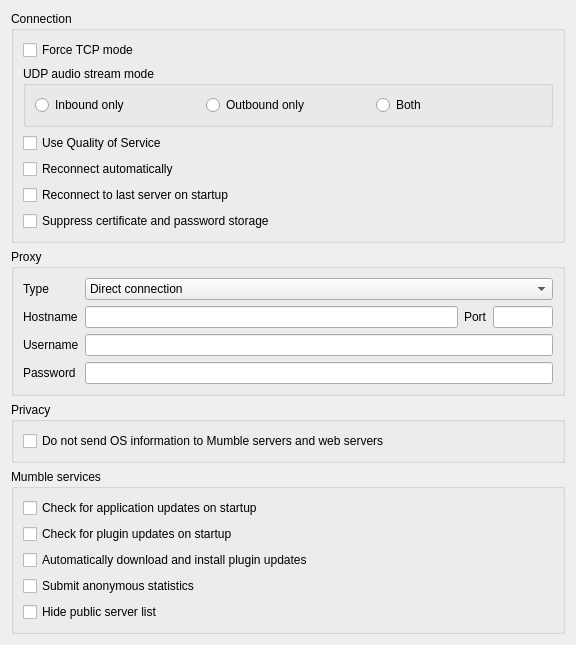
<?xml version="1.0" encoding="UTF-8"?>
<ui version="4.0">
 <class>NetworkConfig</class>
 <widget class="QWidget" name="NetworkConfig">
  <property name="geometry">
   <rect>
    <x>0</x>
    <y>0</y>
    <width>576</width>
    <height>584</height>
   </rect>
  </property>
  <property name="windowTitle">
   <string notr="true">Form</string>
  </property>
  <layout class="QVBoxLayout" name="verticalLayout_2">
   <item>
    <widget class="QGroupBox" name="qgbConnection">
     <property name="sizePolicy">
      <sizepolicy hsizetype="Preferred" vsizetype="Minimum">
       <horstretch>0</horstretch>
       <verstretch>0</verstretch>
      </sizepolicy>
     </property>
     <property name="title">
      <string>Connection</string>
     </property>
     <layout class="QVBoxLayout">
      <item>
       <widget class="QCheckBox" name="qcbTcpMode">
        <property name="toolTip">
         <string>Use TCP compatibility mode</string>
        </property>
        <property name="whatsThis">
         <string>&lt;b&gt;Enable TCP compatibility mode&lt;/b&gt;.&lt;br /&gt;This will make Mumble use only TCP when communicating with the server. This will increase overhead and cause lost packets to produce noticeable pauses in communication, so this should only be used if you are unable to use the default (which uses UDP for voice and TCP for control).</string>
        </property>
        <property name="text">
         <string>Force TCP mode</string>
        </property>
       </widget>
      </item>
      
      <item>
       <widget class="QGroupBox" name="qgbUdpMode">
        <property name="title">
         <string>UDP audio stream mode</string>
        </property>
        <layout class="QHBoxLayout">
         <item>
          <widget class="QRadioButton" name="qrbUdpIn">
           <property name="toolTip">
            <string>Enable UDP for inbound audio stream only.</string>
           </property>
           <property name="whatsThis">
            <string>&lt;b&gt;Enable UDP for inbound audio stream only.&lt;</string>
           </property>
           <property name="text">
            <string>Inbound only</string>
           </property>
          </widget>
         </item>
         <item>
          <widget class="QRadioButton" name="qrbUdpOut">
           <property name="toolTip">
            <string>Enable UDP for outbound audio stream only.</string>
           </property>
           <property name="whatsThis">
            <string>&lt;b&gt;Enable UDP for outbound audio stream only.&lt;</string>
           </property>
           <property name="text">
            <string>Outbound only</string>
           </property>
          </widget>
         </item>
         <item>
          <widget class="QRadioButton" name="qrbUdpBoth">
           <property name="toolTip">
            <string>Enable UDP for both inbound and outbound audio stream.</string>
           </property>
           <property name="whatsThis">
            <string>&lt;b&gt;Enable UDP for both inbound and outbound audio stream.&lt;</string>
           </property>
           <property name="text">
            <string>Both</string>
           </property>
          </widget>
         </item>
          
        </layout>
       </widget>
      </item>
      
      <item>
       <widget class="QCheckBox" name="qcbQoS">
        <property name="toolTip">
         <string>Enable QoS to prioritize packets</string>
        </property>
        <property name="whatsThis">
         <string>This will enable QoS, which will attempt to prioritize voice packets over other traffic.</string>
        </property>
        <property name="text">
         <string>Use Quality of Service</string>
        </property>
       </widget>
      </item>
      <item>
       <widget class="QCheckBox" name="qcbAutoReconnect">
        <property name="toolTip">
         <string>Reconnect when disconnected</string>
        </property>
        <property name="whatsThis">
         <string>&lt;b&gt;Reconnect when disconnected&lt;/b&gt;.&lt;br /&gt;This will make Mumble try to automatically reconnect after 10 seconds if your server connection fails.</string>
        </property>
        <property name="text">
         <string>Reconnect automatically</string>
        </property>
       </widget>
      </item>
      <item>
       <widget class="QCheckBox" name="qcbAutoConnect">
        <property name="toolTip">
         <string>Reconnect to last used server when starting Mumble</string>
        </property>
        <property name="text">
         <string>Reconnect to last server on startup</string>
        </property>
       </widget>
      </item>
      <item>
       <widget class="QCheckBox" name="qcbSuppressIdentity">
        <property name="toolTip">
         <string>Don't send certificate to server and don't save passwords. (Not saved).</string>
        </property>
        <property name="whatsThis">
         <string>&lt;b&gt;This will suppress identity information from the client.&lt;/b&gt;&lt;p&gt;The client will not identify itself with a certificate, even if defined, and will not cache passwords for connections. This is primarily a test-option and is not saved.&lt;/p&gt;</string>
        </property>
        <property name="text">
         <string>Suppress certificate and password storage</string>
        </property>
       </widget>
      </item>
     </layout>
    </widget>
   </item>
   <item>
    <widget class="QGroupBox" name="qgbProxy">
     <property name="sizePolicy">
      <sizepolicy hsizetype="Expanding" vsizetype="Minimum">
       <horstretch>0</horstretch>
       <verstretch>0</verstretch>
      </sizepolicy>
     </property>
     <property name="title">
      <string>Proxy</string>
     </property>
     <layout class="QGridLayout">
      <item row="0" column="0">
       <widget class="QLabel" name="qlType">
        <property name="text">
         <string>Type</string>
        </property>
       </widget>
      </item>
      <item row="0" column="1" colspan="3">
       <widget class="MUComboBox" name="qcbType">
        <property name="sizePolicy">
         <sizepolicy hsizetype="Preferred" vsizetype="Fixed">
          <horstretch>0</horstretch>
          <verstretch>0</verstretch>
         </sizepolicy>
        </property>
        <property name="toolTip">
         <string>Type of proxy to connect through</string>
        </property>
        <property name="whatsThis">
         <string>&lt;b&gt;Type of proxy to connect through.&lt;/b&gt;&lt;br /&gt;This makes Mumble connect through a proxy for all outgoing connections. Note: Proxy tunneling forces Mumble into TCP compatibility mode, causing all voice data to be sent via the control channel.</string>
        </property>
        <item>
         <property name="text">
          <string>Direct connection</string>
         </property>
        </item>
        <item>
         <property name="text">
          <string>HTTP(S) proxy</string>
         </property>
        </item>
        <item>
         <property name="text">
          <string>SOCKS5 proxy</string>
         </property>
        </item>
       </widget>
      </item>
      <item row="1" column="0">
       <widget class="QLabel" name="qlHostname">
        <property name="text">
         <string>Hostname</string>
        </property>
        <property name="alignment">
         <set>Qt::AlignLeading|Qt::AlignLeft|Qt::AlignVCenter</set>
        </property>
       </widget>
      </item>
      <item row="1" column="1">
       <widget class="QLineEdit" name="qleHostname">
        <property name="sizePolicy">
         <sizepolicy hsizetype="Expanding" vsizetype="Fixed">
          <horstretch>0</horstretch>
          <verstretch>0</verstretch>
         </sizepolicy>
        </property>
        <property name="toolTip">
         <string>Hostname of the proxy</string>
        </property>
        <property name="whatsThis">
         <string>&lt;b&gt;Hostname of the proxy.&lt;/b&gt;&lt;br /&gt;This field specifies the hostname of the proxy you wish to tunnel network traffic through.</string>
        </property>
        <property name="text">
         <string/>
        </property>
       </widget>
      </item>
      <item row="1" column="2">
       <widget class="QLabel" name="qlPort">
        <property name="sizePolicy">
         <sizepolicy hsizetype="Preferred" vsizetype="Preferred">
          <horstretch>0</horstretch>
          <verstretch>0</verstretch>
         </sizepolicy>
        </property>
        <property name="minimumSize">
         <size>
          <width>0</width>
          <height>0</height>
         </size>
        </property>
        <property name="text">
         <string>Port</string>
        </property>
       </widget>
      </item>
      <item row="1" column="3">
       <widget class="QLineEdit" name="qlePort">
        <property name="sizePolicy">
         <sizepolicy hsizetype="Minimum" vsizetype="Fixed">
          <horstretch>0</horstretch>
          <verstretch>0</verstretch>
         </sizepolicy>
        </property>
        <property name="minimumSize">
         <size>
          <width>20</width>
          <height>0</height>
         </size>
        </property>
        <property name="maximumSize">
         <size>
          <width>60</width>
          <height>16777215</height>
         </size>
        </property>
        <property name="toolTip">
         <string>Port number of the proxy</string>
        </property>
        <property name="whatsThis">
         <string>&lt;b&gt;Port number of the proxy.&lt;/b&gt;&lt;br /&gt;This field specifies the port number that the proxy expects connections on.</string>
        </property>
        <property name="inputMask">
         <string/>
        </property>
        <property name="text">
         <string/>
        </property>
        <property name="maxLength">
         <number>5</number>
        </property>
       </widget>
      </item>
      <item row="2" column="0">
       <widget class="QLabel" name="qlUsername">
        <property name="text">
         <string>Username</string>
        </property>
       </widget>
      </item>
      <item row="2" column="1" colspan="3">
       <widget class="QLineEdit" name="qleUsername">
        <property name="toolTip">
         <string>Username for proxy authentication</string>
        </property>
        <property name="whatsThis">
         <string>&lt;b&gt;Username for proxy authentication.&lt;/b&gt;&lt;br /&gt;This specifies the username you use for authenticating yourself with the proxy. In case the proxy does not use authentication, or you want to connect anonymously, simply leave this field blank.</string>
        </property>
       </widget>
      </item>
      <item row="3" column="0">
       <widget class="QLabel" name="qlPassword">
        <property name="text">
         <string>Password</string>
        </property>
       </widget>
      </item>
      <item row="3" column="1" colspan="3">
       <widget class="QLineEdit" name="qlePassword">
        <property name="toolTip">
         <string>Password for proxy authentication</string>
        </property>
        <property name="whatsThis">
         <string>&lt;b&gt;Password for proxy authentication.&lt;/b&gt;&lt;br /&gt;This specifies the password you use for authenticating yourself with the proxy. In case the proxy does not use authentication, or you want to connect anonymously, simply leave this field blank.</string>
        </property>
        <property name="inputMask">
         <string/>
        </property>
        <property name="text">
         <string/>
        </property>
        <property name="echoMode">
         <enum>QLineEdit::Password</enum>
        </property>
       </widget>
      </item>
     </layout>
    </widget>
   </item>
   <item>
    <widget class="QGroupBox" name="qgbPrivacy">
     <property name="title">
      <string>Privacy</string>
     </property>
     <layout class="QVBoxLayout" name="verticalLayout_4">
      <item>
       <widget class="QCheckBox" name="qcbHideOS">
        <property name="toolTip">
         <string>Prevent OS information being sent to Mumble servers and web servers</string>
        </property>
        <property name="whatsThis">
         <string>&lt;b&gt;Don't send OS information to servers&lt;/b&gt;&lt;br/&gt;
Prevents the client from sending potentially identifying information about the operating system to the Mumble server and web servers.</string>
        </property>
        <property name="text">
         <string>Do not send OS information to Mumble servers and web servers</string>
        </property>
       </widget>
      </item>
     </layout>
    </widget>
   </item>
   <item>
    <widget class="QGroupBox" name="qgbServices">
     <property name="title">
      <string>Mumble services</string>
     </property>
     <layout class="QVBoxLayout" name="verticalLayout">
      <item>
       <widget class="QCheckBox" name="qcbAutoUpdate">
        <property name="toolTip">
         <string>Check for new releases of Mumble automatically.</string>
        </property>
        <property name="whatsThis">
         <string>This will check for new releases of Mumble every time you start the program, and notify you if one is available.</string>
        </property>
        <property name="text">
         <string>Check for application updates on startup</string>
        </property>
       </widget>
      </item>
      <item>
       <widget class="QCheckBox" name="qcbPluginUpdateCheck">
        <property name="toolTip">
         <string>Check for new releases of plugins automatically.</string>
        </property>
        <property name="whatsThis">
         <string>This will check for new releases of plugins every time you start the program, and download them automatically.</string>
        </property>
        <property name="text">
         <string>Check for plugin updates on startup</string>
        </property>
       </widget>
      </item>
      <item>
       <widget class="QCheckBox" name="qcbPluginAutoUpdate">
        <property name="text">
         <string>Automatically download and install plugin updates</string>
        </property>
       </widget>
      </item>
      <item>
       <widget class="QCheckBox" name="qcbUsage">
        <property name="toolTip">
         <string>Submit anonymous statistics to the Mumble project</string>
        </property>
        <property name="whatsThis">
         <string>&lt;b&gt;Submit anonymous statistics.&lt;/b&gt;&lt;br /&gt;Mumble has a small development team, and as such needs to focus its development where it is needed most. By submitting a bit of statistics you help the project determine where to focus development.</string>
        </property>
        <property name="text">
         <string>Submit anonymous statistics</string>
        </property>
       </widget>
      </item>
      <item>
       <widget class="QCheckBox" name="qcbDisablePublicList">
        <property name="enabled">
         <bool>true</bool>
        </property>
        <property name="toolTip">
         <string>When toggled this hides the public server list from the connect dialog</string>
        </property>
        <property name="text">
         <string>Hide public server list</string>
        </property>
       </widget>
      </item>
     </layout>
    </widget>
   </item>
   <item>
    <spacer>
     <property name="orientation">
      <enum>Qt::Vertical</enum>
     </property>
     <property name="sizeType">
      <enum>QSizePolicy::Expanding</enum>
     </property>
     <property name="sizeHint" stdset="0">
      <size>
       <width>20</width>
       <height>40</height>
      </size>
     </property>
    </spacer>
   </item>
  </layout>
 </widget>
 <customwidgets>
  <customwidget>
   <class>MUComboBox</class>
   <extends>QComboBox</extends>
   <header>widgets/MUComboBox.h</header>
  </customwidget>
 </customwidgets>
 <resources/>
 <connections/>
</ui>
